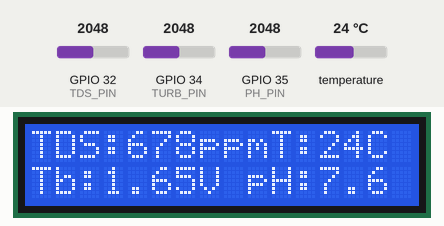
Recording of a sketch running on a simulated ESP32. Parts: 16×2 character LCD. The inputs (shaded band) are chosen by the test bench; at power-on: temperature 24 °C, GPIO 32 (TDS_PIN) = 2048, GPIO 34 (TURB_PIN) = 2048, GPIO 35 (PH_PIN) = 2048. WiFi joins after 1.5 s; servers stay silent unless stated; what the sketch prints to the serial monitor is not drawn.

Above: at 6.6 s.
6.7 s: temperature set to 12 °C
At 8.5 s:
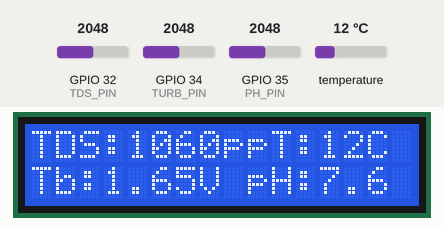
9.0 s: GPIO 32 (TDS_PIN) set to 2866
At 10.7 s:
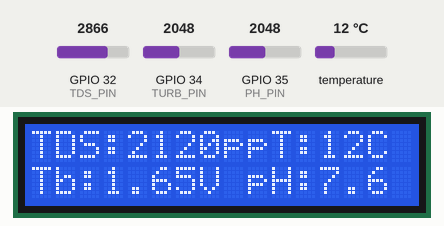
11.6 s: GPIO 34 (TURB_PIN) set to 2866
At 13.9 s:
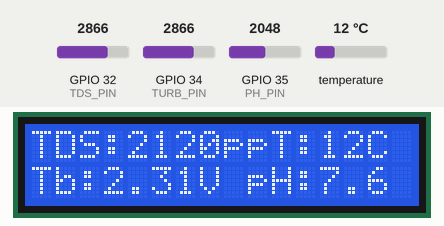
14.2 s: GPIO 35 (PH_PIN) set to 2866
At 16.3 s:
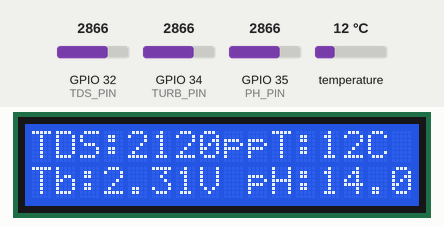
16.8 s: temperature set to 19 °C
At 18.6 s:
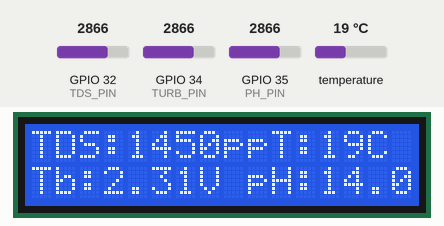
19.4 s: GPIO 32 (TDS_PIN) set to 3972
At 20.9 s:
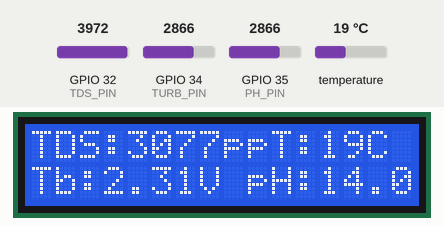
Timing chart, 0 to 22.4 s (numbered marks = the images above; inputs shaded):
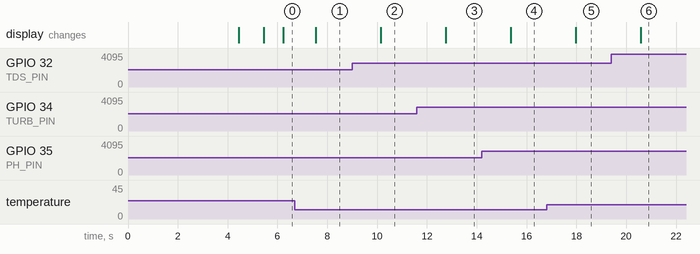

Measured:
- after the input at 6.7 s, the display: changes after 0.84 s (image 1)
- after the input at 9.0 s, the display: changes after 1.2 s (image 2)
- after the input at 11.6 s, the display: changes after 1.2 s (image 3)
- after the input at 14.2 s, the display: changes after 1.2 s (image 4)
- after the input at 16.8 s, the display: changes after 1.2 s (image 5)
- after the input at 19.4 s, the display: changes after 1.2 s (image 6)

The sketch:

WATER_PROJECT_BLYNK.ino
```cpp
// ==========================================
// IoT BASED WATER QUALITY MONITORING SYSTEM
// ==========================================

// --- BLYNK CREDENTIALS (MUST BE AT THE VERY TOP) ---
#define BLYNK_TEMPLATE_ID "TMPL32BfoaTqi"
#define BLYNK_TEMPLATE_NAME "IoT Based Water Monitoring System"
#define BLYNK_AUTH_TOKEN "1dGZCzQ_GWeIZhhYJAHZ4d8zzaOM_gWI"

// --- LIBRARIES ---
#include <WiFi.h>
#include <WiFiClient.h>
#include <BlynkSimpleEsp32.h>
#include <Wire.h>
#include <LiquidCrystal_I2C.h>
#include <OneWire.h>
#include <DallasTemperature.h>

// --- WIFI CREDENTIALS ---
char ssid[] = "Shrawani";      // <--- Type your Wi-Fi Name here
char pass[] = "123456789";  // <--- Type your Wi-Fi Password here

// --- LCD Configuration ---
LiquidCrystal_I2C lcd(0x27, 16, 2);

// --- Sensor Pin Definitions ---
#define ONE_WIRE_BUS 33  // Temperature Sensor Pin
#define TDS_PIN 32       // TDS Sensor Pin
#define TURB_PIN 34      // Turbidity Sensor Pin
#define PH_PIN 35        // pH Sensor Pin

// --- Sensor Objects ---
OneWire oneWire(ONE_WIRE_BUS);
DallasTemperature tempSensor(&oneWire);

// ==========================================
// CUSTOM pH CALIBRATION VALUES
// ==========================================
// 1. Voltage reading in Neutral (Tap Water ~ pH 7)
float voltagePH7 = 1.63;

// 2. Voltage reading in Acid (Lemon Juice ~ pH 2.5)
float voltagePH4 = 1.43;

void setup() {
  Serial.begin(115200);

  // 1. Initialize LCD
  lcd.begin();
  lcd.backlight();

  // ==========================================
  // BOOT SCREEN
  // ==========================================
  lcd.setCursor(0, 0);
  lcd.print("IoT WATER QUALITY");
  lcd.setCursor(0, 1);
  lcd.print("MONITOR SYSTEM");

  // 2. Connect to Wi-Fi & Blynk
  Serial.println("Connecting to Wi-Fi...");
  Blynk.begin(BLYNK_AUTH_TOKEN, ssid, pass);

  delay(2500);

  // 3. Initialize Sensors
  tempSensor.begin();

  // 4. Calibration Status
  lcd.clear();
  lcd.setCursor(0, 0);
  lcd.print("Calibrating");
  lcd.setCursor(0, 1);
  lcd.print("Sensors...");
  delay(1000);
  lcd.clear();
}

void loop() {
  // Run the Blynk engine
  Blynk.run();

  // ----------------------------------------
  // 1. Read Digital Temperature
  // ----------------------------------------
  tempSensor.requestTemperatures();
  float tempC = tempSensor.getTempCByIndex(0);

  // ----------------------------------------
  // 2. Read & Calculate TDS
  // ----------------------------------------
  int rawTDS = analogRead(TDS_PIN);
  float tdsVoltage = rawTDS * (3.3 / 4095.0);
  float compCoeff = 1.0 + 0.02 * (tempC - 25.0);
  float compVolts = tdsVoltage / compCoeff;

  float tdsValue = (133.42 * pow(compVolts, 3) - 255.86 * pow(compVolts, 2) + 857.39 * compVolts) * 0.5;
  if (tdsValue < 0) { tdsValue = 0; }

  // ----------------------------------------
  // 3. Read Turbidity
  // ----------------------------------------
  int rawTurb = analogRead(TURB_PIN);
  float turbVoltage = rawTurb * (3.3 / 4095.0);

  // ----------------------------------------
  // 4. Read & Calculate pH
  // ----------------------------------------
  int rawPH = analogRead(PH_PIN);
  float phVoltage = rawPH * (3.3 / 4095.0);

  // Calculate the step difference (Locked in at 5.5 for specific acid profile)
  float PH_step = (voltagePH4 - voltagePH7) / 5.5;

  // Calculate the final pH
  float phValue = 7.0 + ((voltagePH7 - phVoltage) / PH_step);

  // Prevent impossible pH readings
  if (phValue < 0.0) { phValue = 0.0; }
  if (phValue > 14.0) { phValue = 14.0; }

  // ----------------------------------------
  // 5. Output to Serial Monitor
  // ----------------------------------------
  Serial.print("T: "); Serial.print(tempC); Serial.print("C | ");
  Serial.print("TDS: "); Serial.print(tdsValue); Serial.print(" PPM | ");
  Serial.print("Turbidity: "); Serial.print(turbVoltage); Serial.print("V | ");
  Serial.print("pH Volts: "); Serial.print(phVoltage); Serial.print("V | ");
  Serial.print("pH: "); Serial.println(phValue);

  // ----------------------------------------
  // 6. Output to LCD Display
  // ----------------------------------------

  // Row 0: TDS and Temperature
  lcd.setCursor(0, 0);
  lcd.print("TDS:");
  lcd.print(tdsValue, 0);
  lcd.print("ppm  "); // Extra spaces to clear old ghost digits

  lcd.setCursor(10, 0); // Move to column 10 for Temperature
  lcd.print("T:");
  lcd.print(tempC, 0); // 0 decimals to save space for the 'C'
  lcd.print("C ");

  // Row 1: Turbidity Volts and pH
  lcd.setCursor(0, 1);
  lcd.print("Tb:");
  lcd.print(turbVoltage, 2);
  lcd.print("V ");

  lcd.setCursor(9, 1); // Move to column 9 for pH
  lcd.print("pH:");
  lcd.print(phValue, 1);
  lcd.print("  "); // Clear trailing characters

  // ----------------------------------------
  // 7. SEND DATA TO BLYNK CLOUD
  // ----------------------------------------
  Blynk.virtualWrite(V0, tempC);        // Temperature
  Blynk.virtualWrite(V1, tdsValue);     // TDS
  Blynk.virtualWrite(V2, turbVoltage);  // Turbidity
  Blynk.virtualWrite(V3, phValue);      // pH

  // Fast Update Rate
  delay(500);
}
```
